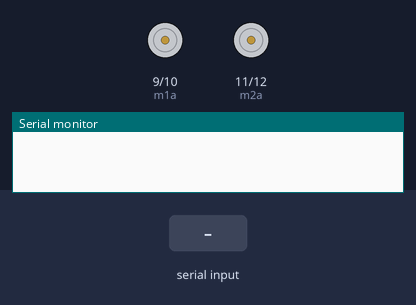
The sketch below on a simulated Arduino Uno, built with avr-gcc and run on an emulated ATmega328P. Shown: motor-driver pin pairs drawn as motors (green arrow = first pin HIGH = forward, orange = second pin HIGH = backward, longer = more drive), the last lines printed to the serial monitor. The test bench sets the inputs (shaded band).

Above: at 1.2 s.
1.3 s: "F" received over Serial
At 1.7 s:
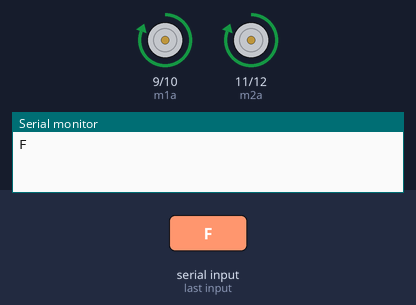
2.8 s: "B" received over Serial
At 4.0 s:
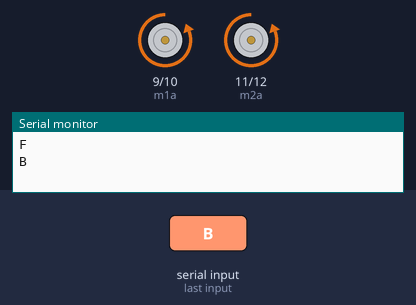
4.3 s: "L" received over Serial
At 5.1 s:
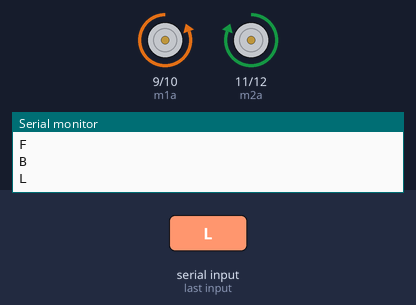
5.8 s: "R" received over Serial
At 6.3 s:
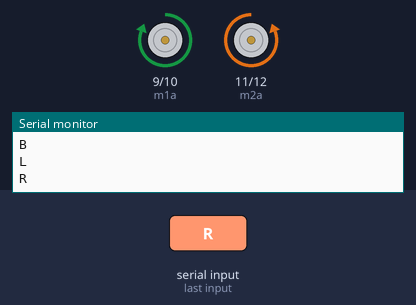
7.3 s: "I" received over Serial
At 8.5 s:
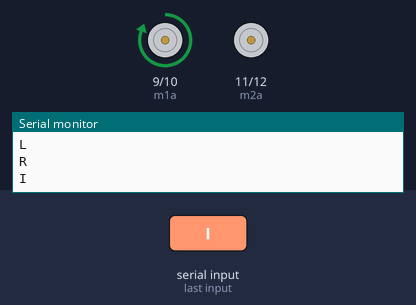
8.8 s: "J" received over Serial
At 9.8 s:
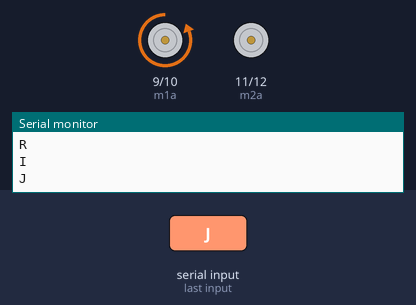
Timing chart, 0 to 11.3 s (numbered marks = the images above; inputs shaded):
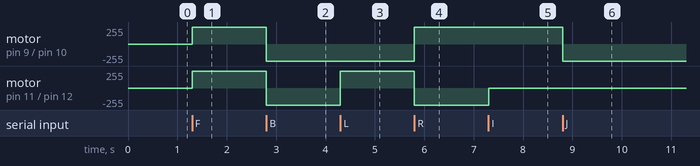

Measured:
- after the input at 1.3 s, motor on pin 9 (m1a) / pin 10 (m1b), motor on pin 11 (m2a) / pin 12 (m2b): stopped → forward 255/255 at once
- after the input at 2.8 s, motor on pin 9 (m1a) / pin 10 (m1b), motor on pin 11 (m2a) / pin 12 (m2b): forward 255/255 → backward 255/255 at once
- after the input at 4.3 s, motor on pin 11 (m2a) / pin 12 (m2b): backward 255/255 → forward 255/255 at once
- after the input at 5.8 s, motor on pin 9 (m1a) / pin 10 (m1b): backward 255/255 → forward 255/255 at once; motor on pin 11 (m2a) / pin 12 (m2b): forward 255/255 → backward 255/255 at once
- after the input at 7.3 s, motor on pin 11 (m2a) / pin 12 (m2b): backward 255/255 → stopped at once
- after the input at 8.8 s, motor on pin 9 (m1a) / pin 10 (m1b): forward 255/255 → backward 255/255 at once

The sketch:

RoboCAR.ino
```cpp
int m1a = 9;
int m1b = 10;
int m2a = 11;
int m2b = 12;
char val;

void setup()
{
  pinMode(m1a, OUTPUT);  // Digital pin 9 set as output Pin
  pinMode(m1b, OUTPUT);  // Digital pin 10 set as output Pin
  pinMode(m2a, OUTPUT);  // Digital pin 11 set as output Pin
  pinMode(m2b, OUTPUT);  // Digital pin 12 set as output Pin
  Serial.begin(9600);
}

void loop()
{
  while (Serial.available() > 0)
  {
    val = Serial.read();
    Serial.println(val);

    // Reset motor control pins to LOW
    digitalWrite(m1a, LOW);
    digitalWrite(m1b, LOW);
    digitalWrite(m2a, LOW);
    digitalWrite(m2b, LOW);

    if (val == 'F') // Forward
    {
      digitalWrite(m1a, HIGH);
      digitalWrite(m2a, HIGH);
    }
    else if (val == 'B') // Backward
    {
      digitalWrite(m1b, HIGH);
      digitalWrite(m2b, HIGH);
    }
    else if (val == 'L') // Left
    {
      digitalWrite(m1b, HIGH);
      digitalWrite(m2a, HIGH);
    }
    else if (val == 'R') // Right
    {
      digitalWrite(m1a, HIGH);
      digitalWrite(m2b, HIGH);
    }
    else if (val == 'S') // Stop
    {
      // Motors are already set to LOW initially
    }
    else if (val == 'I') // Forward Right
    {
      digitalWrite(m1a, HIGH);
      digitalWrite(m2b, LOW);
    }
    else if (val == 'J') // Backward Right
    {
      digitalWrite(m1b, HIGH);
      digitalWrite(m2a, LOW);
    }
    else if (val == 'G') // Forward Left
    {
      digitalWrite(m1b, LOW);
      digitalWrite(m2a, HIGH);
    }
    else if (val == 'H') // Backward Left
    {
      digitalWrite(m1a, LOW);
      digitalWrite(m2b, HIGH);
    }
  }
}
```
